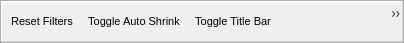
<?xml version="1.0" encoding="UTF-8"?>
<ui version="4.0">
 <class>GEMSeToolBar</class>
 <widget class="QToolBar" name="GEMSeToolBar">
  <property name="geometry">
   <rect>
    <x>0</x>
    <y>0</y>
    <width>404</width>
    <height>43</height>
   </rect>
  </property>
  <property name="font">
   <font>
    <pointsize>8</pointsize>
    <kerning>true</kerning>
   </font>
  </property>
  <property name="windowTitle">
   <string>GEMSeToolBar</string>
  </property>
  <property name="toolTip">
   <string/>
  </property>
  <property name="layoutDirection">
   <enum>Qt::LeftToRight</enum>
  </property>
  <property name="iconSize">
   <size>
    <width>32</width>
    <height>32</height>
   </size>
  </property>
  <action name="action_ResetFilter">
   <property name="icon">
    <iconset resource="../../core/open_iA.qrc">
     <normaloff>:/images/GEMSe_filter_reset.png</normaloff>:/images/GEMSe_filter_reset.png</iconset>
   </property>
   <property name="text">
    <string>Reset Filters</string>
   </property>
  </action>
  <action name="action_ToggleAutoShrink">
   <property name="icon">
    <iconset resource="../../core/open_iA.qrc">
     <normaloff>:/images/GEMSe_toggle_autoshrink.png</normaloff>:/images/GEMSe_toggle_autoshrink.png</iconset>
   </property>
   <property name="text">
    <string>Toggle Auto Shrink</string>
   </property>
  </action>
  <action name="action_ToggleTitleBar">
   <property name="icon">
    <iconset resource="../../core/open_iA.qrc">
     <normaloff>:/images/GEMSe_toggle_titleBar.png</normaloff>:/images/GEMSe_toggle_titleBar.png</iconset>
   </property>
   <property name="text">
    <string>Toggle Title Bar</string>
   </property>
  </action>
  <action name="action_ExportIDs">
   <property name="icon">
    <iconset resource="../../core/open_iA.qrc">
     <normaloff>:/images/GEMSe_export_ids.png</normaloff>:/images/GEMSe_export_ids.png</iconset>
   </property>
   <property name="text">
    <string>Export IDs of currently selected cluster (e.g. for VALENE)</string>
   </property>
  </action>
  <action name="action_ExportAttributeRangeRanking">
   <property name="icon">
    <iconset resource="../../core/open_iA.qrc">
     <normaloff>:/images/GEMSe_export_ranges.png</normaloff>:/images/GEMSe_export_ranges.png</iconset>
   </property>
   <property name="text">
    <string>Export current ranking ranges for all attributes</string>
   </property>
  </action>
  <action name="action_ExportRanking">
   <property name="icon">
    <iconset resource="../../core/open_iA.qrc">
     <normaloff>:/images/GEMSe_export_rankings.png</normaloff>:/images/GEMSe_export_rankings.png</iconset>
   </property>
   <property name="text">
    <string>Export current image/cluster rankings</string>
   </property>
  </action>
  <action name="action_ImportRanking">
   <property name="icon">
    <iconset resource="../../core/open_iA.qrc">
     <normaloff>:/images/GEMSe_import_rankings.png</normaloff>:/images/GEMSe_import_rankings.png</iconset>
   </property>
   <property name="text">
    <string>Import current image/cluster rankings</string>
   </property>
  </action>
  <addaction name="action_ResetFilter"/>
  <addaction name="action_ToggleAutoShrink"/>
  <addaction name="action_ToggleTitleBar"/>
  <addaction name="action_ExportIDs"/>
  <addaction name="action_ExportAttributeRangeRanking"/>
  <addaction name="action_ExportRanking"/>
  <addaction name="action_ImportRanking"/>
 </widget>
 <resources>
  <include location="../../core/open_iA.qrc"/>
 </resources>
 <connections/>
</ui>
